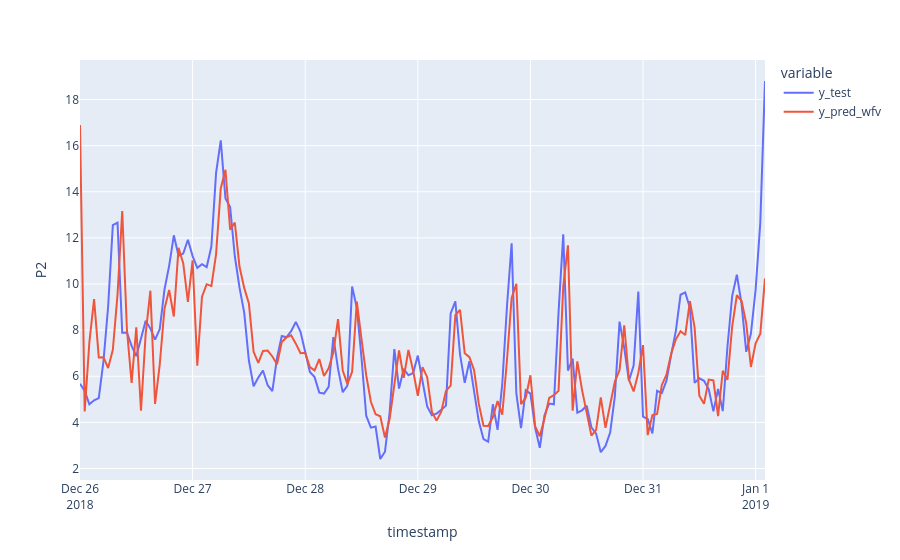

The notebook cell this image was saved under:
### Code cell
# Plot out
df_wf_pred_test = pd.DataFrame(
    {"y_test": y_test, "y_pred_wfv": y_pred_wfv}, index=y_test.index
)
fig = px.line(df_wf_pred_test, labels={"value": "PM2.5"})
fig.show()

### Figure 1 — Plotly figure (JSON) as saved in the notebook; plotly's stock layout.template omitted (floating-point values rounded to 4 significant figures; data arrays with more than 128 entries replaced by an {"elided": "..."} marker saying what was removed)
{"data": [{"hovertemplate": "variable=y_test<br>timestamp=%{x}<br>P2=%{y}<extra></extra>", "legendgroup": "y_test", "line": {"color": "#636efa", "dash": "solid"}, "marker": {"symbol": "circle"}, "mode": "lines", "name": "y_test", "orientation": "v", "showlegend": true, "type": "scatter", "x": {"elided": "147 str values"}, "xaxis": "x", "y": {"elided": "147 float values"}, "yaxis": "y"}, {"hovertemplate": "variable=y_pred_wfv<br>timestamp=%{x}<br>P2=%{y}<extra></extra>", "legendgroup": "y_pred_wfv", "line": {"color": "#EF553B", "dash": "solid"}, "marker": {"symbol": "circle"}, "mode": "lines", "name": "y_pred_wfv", "orientation": "v", "showlegend": true, "type": "scatter", "x": {"elided": "147 str values"}, "xaxis": "x", "y": {"elided": "147 float values"}, "yaxis": "y"}], "layout": {"legend": {"title": {"text": "variable"}, "tracegroupgap": 0}, "margin": {"t": 60}, "xaxis": {"anchor": "y", "domain": [0, 1], "title": {"text": "timestamp"}}, "yaxis": {"anchor": "x", "domain": [0, 1], "title": {"text": "P2"}}}}
